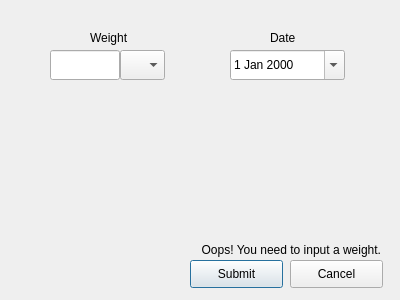
<?xml version="1.0" encoding="UTF-8"?>
<ui version="4.0">
 <class>weightDialog</class>
 <widget class="QDialog" name="weightDialog">
  <property name="geometry">
   <rect>
    <x>0</x>
    <y>0</y>
    <width>400</width>
    <height>300</height>
   </rect>
  </property>
  <property name="minimumSize">
   <size>
    <width>400</width>
    <height>300</height>
   </size>
  </property>
  <property name="maximumSize">
   <size>
    <width>400</width>
    <height>300</height>
   </size>
  </property>
  <property name="windowTitle">
   <string>New Weight Entry</string>
  </property>
  <widget class="QPushButton" name="submitBtn">
   <property name="geometry">
    <rect>
     <x>190</x>
     <y>260</y>
     <width>93</width>
     <height>28</height>
    </rect>
   </property>
   <property name="text">
    <string>Submit</string>
   </property>
  </widget>
  <widget class="QPushButton" name="cancelBtn">
   <property name="geometry">
    <rect>
     <x>290</x>
     <y>260</y>
     <width>93</width>
     <height>28</height>
    </rect>
   </property>
   <property name="text">
    <string>Cancel</string>
   </property>
  </widget>
  <widget class="QDateEdit" name="dateEdit">
   <property name="geometry">
    <rect>
     <x>230</x>
     <y>50</y>
     <width>115</width>
     <height>30</height>
    </rect>
   </property>
   <property name="autoFillBackground">
    <bool>false</bool>
   </property>
   <property name="buttonSymbols">
    <enum>QAbstractSpinBox::UpDownArrows</enum>
   </property>
   <property name="calendarPopup">
    <bool>true</bool>
   </property>
  </widget>
  <widget class="QLineEdit" name="weightEdit">
   <property name="geometry">
    <rect>
     <x>50</x>
     <y>50</y>
     <width>70</width>
     <height>30</height>
    </rect>
   </property>
   <property name="text">
    <string/>
   </property>
   <property name="placeholderText">
    <string notr="true" extracomment="0.0"/>
   </property>
  </widget>
  <widget class="QComboBox" name="unitsBox">
   <property name="geometry">
    <rect>
     <x>120</x>
     <y>50</y>
     <width>45</width>
     <height>30</height>
    </rect>
   </property>
  </widget>
  <widget class="QLabel" name="warningLabel">
   <property name="geometry">
    <rect>
     <x>130</x>
     <y>240</y>
     <width>251</width>
     <height>20</height>
    </rect>
   </property>
   <property name="text">
    <string>Oops! You need to input a weight.</string>
   </property>
   <property name="alignment">
    <set>Qt::AlignRight|Qt::AlignTrailing|Qt::AlignVCenter</set>
   </property>
   <property name="indent">
    <number>-1</number>
   </property>
   <property name="textInteractionFlags">
    <set>Qt::NoTextInteraction</set>
   </property>
  </widget>
  <widget class="QLabel" name="weightLabel">
   <property name="geometry">
    <rect>
     <x>90</x>
     <y>30</y>
     <width>53</width>
     <height>16</height>
    </rect>
   </property>
   <property name="text">
    <string>Weight</string>
   </property>
  </widget>
  <widget class="QLabel" name="dateLabel">
   <property name="geometry">
    <rect>
     <x>270</x>
     <y>30</y>
     <width>53</width>
     <height>16</height>
    </rect>
   </property>
   <property name="text">
    <string>Date</string>
   </property>
  </widget>
 </widget>
 <resources/>
 <connections/>
</ui>
